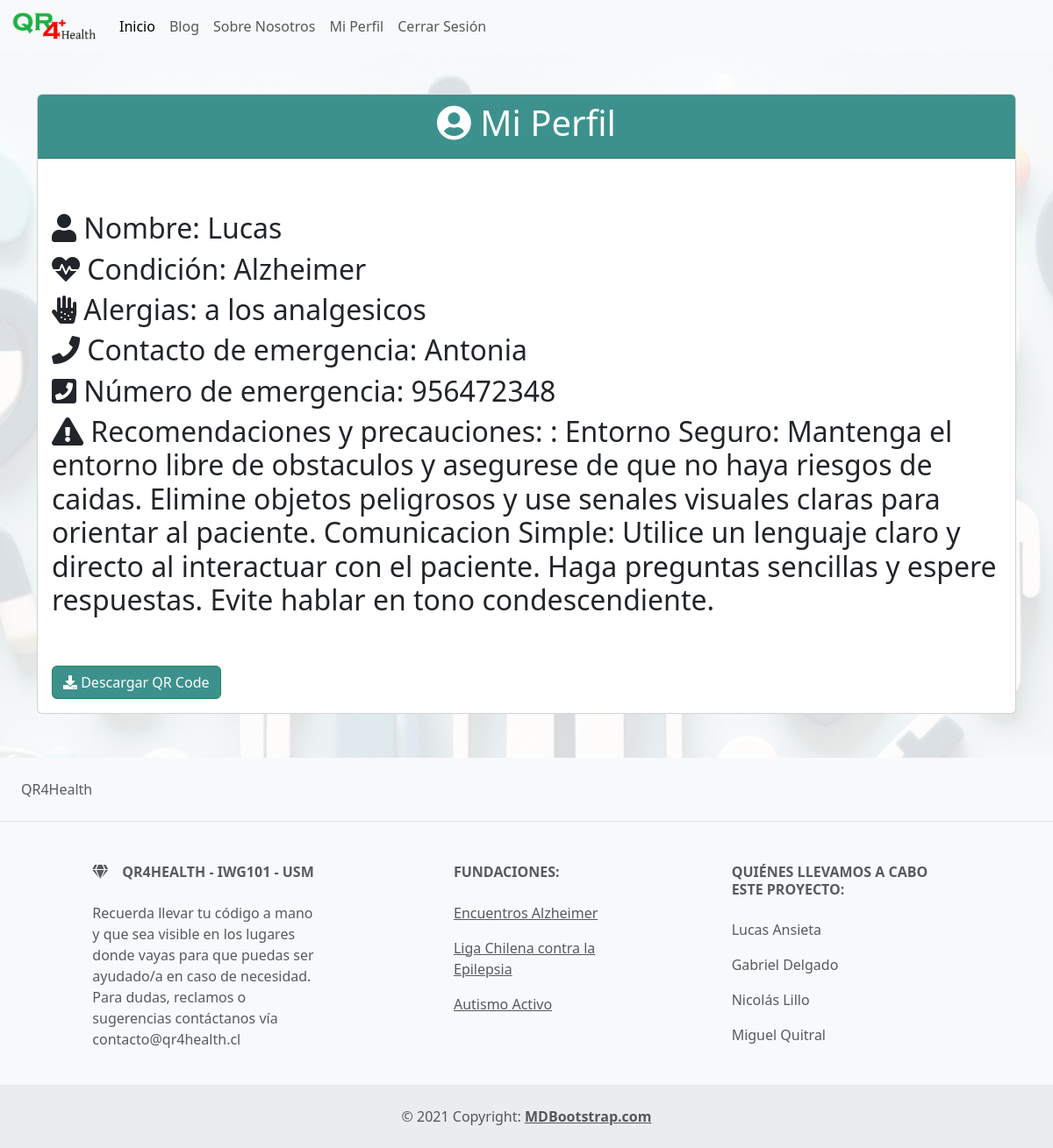
The app's page /perfil/ (signed in) with its own data.
### myapp/models.py (models this page shows, shortened)
class Usuario(models.Model):
    name = models.CharField(max_length=20)
    padecimiento = models.CharField(max_length=20, default="default")
    alergias = models.TextField()
    contact = models.CharField(max_length=20)
    num_contact = models.IntegerField()
    recomendaciones_condicion = models.TextField(default="No se encontraron recomendaciones para esta condición")
    codigo= models.TextField(default="default")
    user= models.ForeignKey(User, on_delete=models.CASCADE, null=True, blank=True)

### myapp/views.py (the view, shortened to what this page needs)
# urls.py: path('perfil/', views.perfil, name="perfil"),
@login_required
def perfil(request):
    u = Usuario.objects.get(user=request.user)
    url = u.codigo
    return render(request, "perfil.html", {"perfil": u})

### myapp/templates/perfil.html (shortened to what this page needs)
{% extends "layouts/base.html" %}
{% load static %}
{% block content %}
<link rel="stylesheet" href="{% static 'css/bootstrap.min.css' %}">
<link rel="stylesheet" href="https://cdnjs.cloudflare.com/ajax/libs/font-awesome/5.15.1/css/all.min.css">
<div class="container mt-5">
    <div class="card profile-card">
        <div class="card-header" style="background-color: #3d918d; color: #ffffff;">
            <h1 class="text-center"><i class="fas fa-user-circle"></i> Mi Perfil</h1>
        </div>
        <div class="card-body">
            <div class="profile-image text-center">
            </div>
            <div class="profile-info">
                <h2><i class="fas fa-user"></i> Nombre: {{ perfil.name }}</h2>
                <h2><i class="fas fa-heartbeat"></i> Condición: {{ perfil.padecimiento }}</h2>
                <h2><i class="fas fa-allergies"></i> Alergias: {{ perfil.alergias }}</h2>
                <h2><i class="fas fa-phone"></i> Contacto de emergencia: {{ perfil.contact }}</h2>
                <h2><i class="fas fa-phone-square"></i> Número de emergencia: {{ perfil.num_contact }}</h2>
                <h2><i class="fas fa-exclamation-triangle"></i> Recomendaciones y precauciones: {{ perfil.recomendaciones_condicion }}</h2>
            </div>
            <div class="profile-image mt-3">
            </div>
            <div class="mt-3">
                <a href="?download_qr_code=1" class="btn btn-success" style="background-color: #3d918d;"><i class="fas fa-download"></i> Descargar QR Code</a>
            </div>
        </div>
    </div>
</div>
{% endblock %}

### records on screen
Usuario: name "Lucas", padecimiento "Alzheimer", alergias "a los analgesicos", contact "Antonia", num_contact "956472348", recomendaciones_condicion ": Entorno Seguro: Mantenga el entorno libre de obstaculos y asegurese de que no haya riesgos de caidas. Elimine objetos peligrosos y use senales visuales claras para orientar al paciente. Comunicacion Simple: Utilice un lenguaje claro y directo al interactuar con el paciente. Haga preguntas sencillas y espere respuestas. Evite hablar en tono condescendiente."
